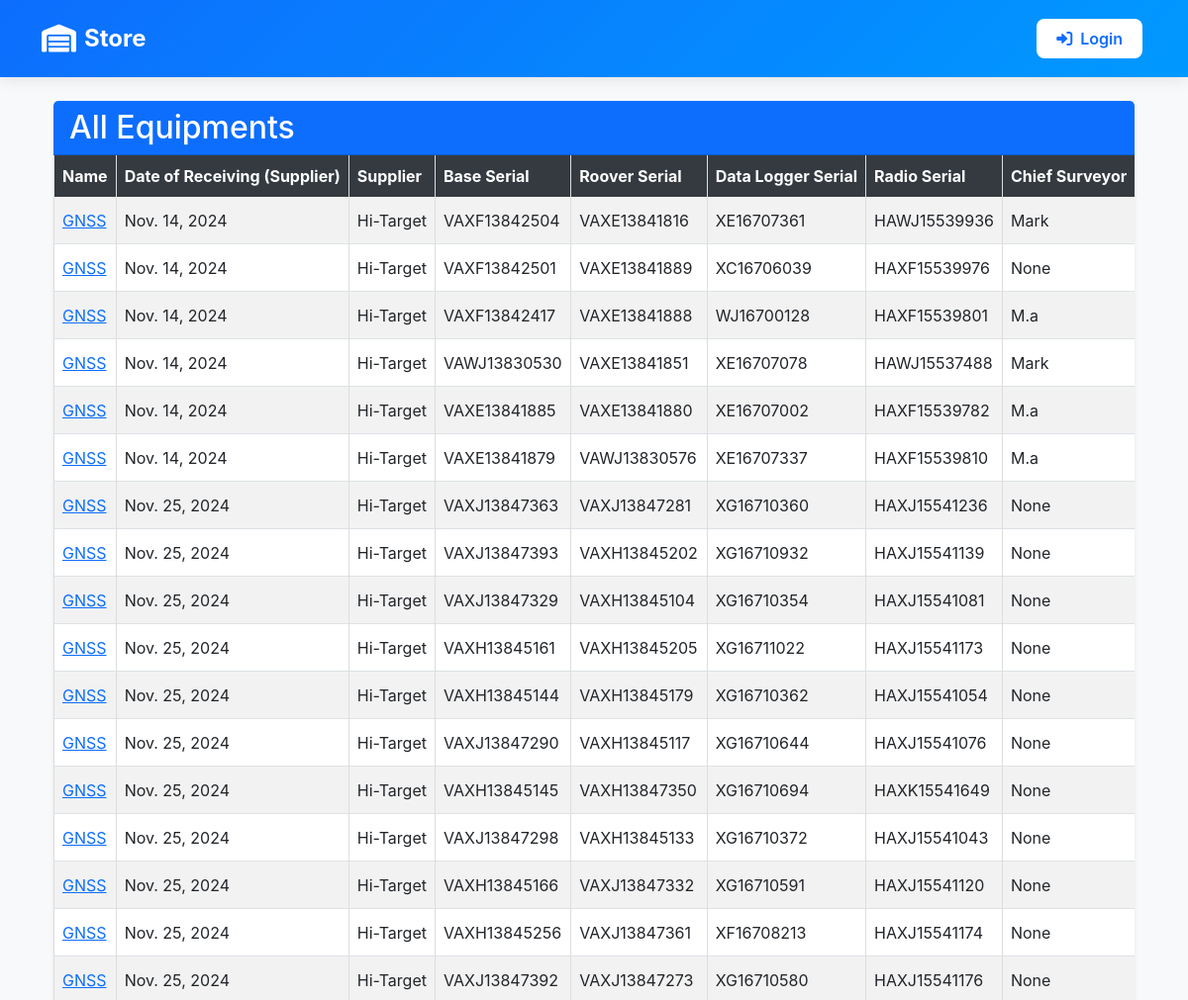
Before: /store_all/ (upper part) with the older database file.
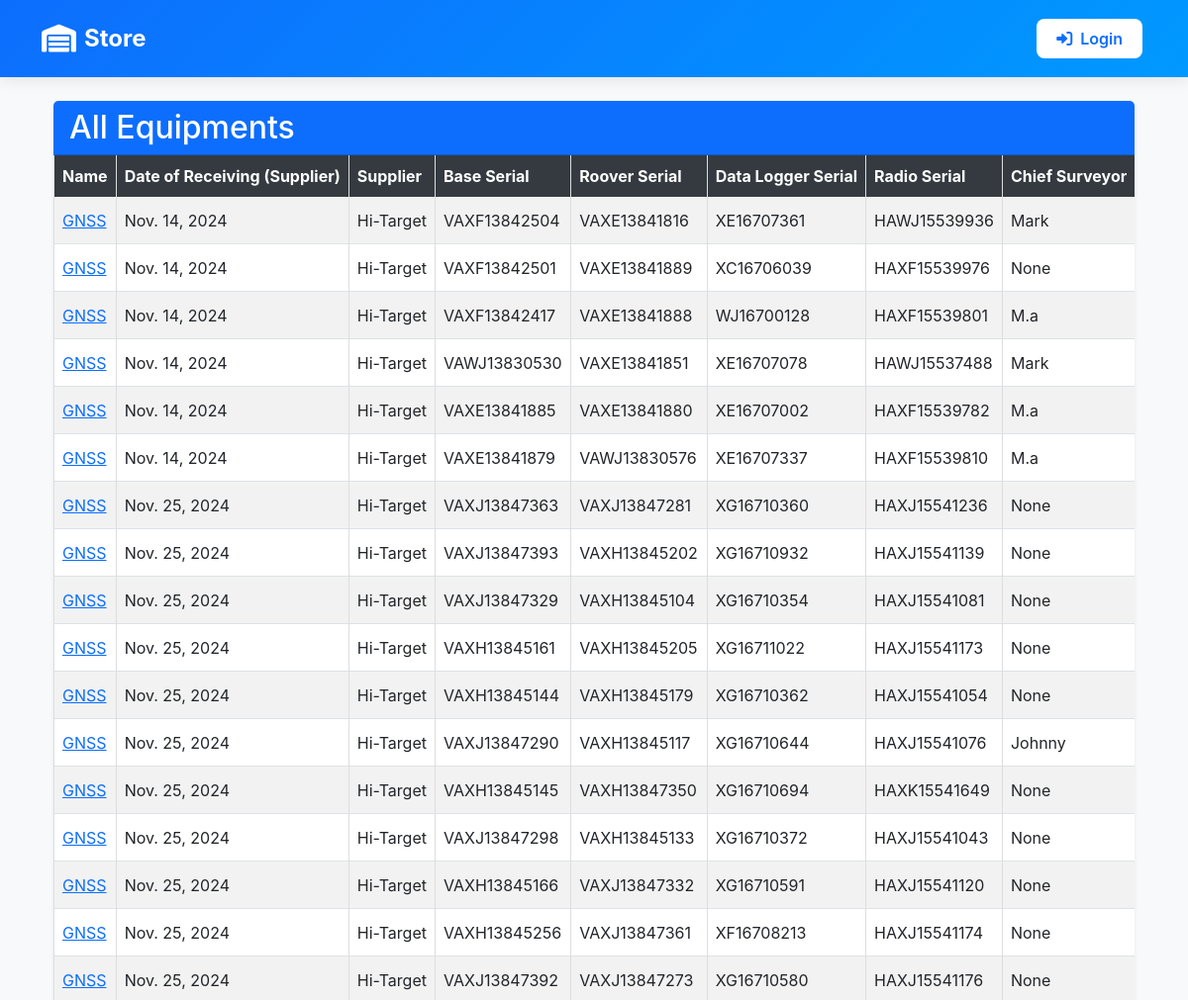
After: the same page with the newer database file.
### inventory/models.py (models this page shows, shortened)
class EquipmentsInSurvey(models.Model):
    name = models.CharField(max_length=100)
    date_of_receiving_from_supplier = models.DateField()
    supplier = models.CharField(max_length=20)
    base_serial = models.CharField(max_length=100)
    roover_serial = models.CharField(max_length=100)
    data_logger_serial = models.CharField(max_length=100)
    radio_serial = models.CharField(max_length=100)
    chief_surveyor = models.ForeignKey(User, on_delete=models.CASCADE, null=True)
    surveyor_responsible = models.CharField(max_length=100, null=True)
    project = models.CharField(max_length=20)
    section = models.CharField(max_length=100)
    date_receiving_from_department = models.DateField()
    status = models.CharField(choices=[('In Store', 'In Store'), ('In Field', 'In Field'), ('With Chief Surveyor', 'With Chief Surveyor'), ('Returning', 'Returning')], max_length=100, default='In Store')

### inventory/views.py (the view)
# urls.py: path('store_all/', store_all, name='store_all'),
def store_all(request):
    data = EquipmentsInSurvey.objects.all()
    return render(request, 'inventory/store_all.html', {'data': data})

### inventory/context_processors.py (called while the page is built)
def is_admin(request):
    return {'is_admin': request.user.is_authenticated and request.user.is_superuser}

### inventory/templates/inventory/store_all.html (shortened to what this page needs)
{% extends 'base/base_dashboard.html' %}
{% block content %}
<div class="container-fluid mt-4">
    <div class="card shadow-sm border-0">
        <div class="card-header bg-primary text-white">
            <h2 class="mb-0">All Equipments</h2>
        </div>
        <div class="card-body p-0">
            <div class="table-responsive" style="overflow-x: auto; -webkit-overflow-scrolling: touch;">
                <table class="table table-striped table-hover table-bordered align-middle mb-0">
                    <thead class="table-dark">
                        <tr>
                            <th>Name</th>
                            <th>Date of Receiving (Supplier)</th>
                            <th>Supplier</th>
                            <th>Base Serial</th>
                            <th>Roover Serial</th>
                            <th>Data Logger Serial</th>
                            <th>Radio Serial</th>
                            <th>Chief Surveyor</th>
                        </tr>
                    </thead>
                    <tbody>
                        {% for info in data %}
                        <tr>
                            <td><a href="{% url 'equipment_detail' info.id %}">{{ info.name }}</a></td>
                            <td>{{ info.date_of_receiving_from_supplier }}</td>
                            <td>{{ info.supplier }}</td>
                            <td>{{ info.base_serial }}</td>
                            <td>{{ info.roover_serial }}</td>
                            <td>{{ info.data_logger_serial }}</td>
                            <td>{{ info.radio_serial }}</td>
                            <td>{{ info.chief_surveyor }}</td>
                        </tr>
                        {% endfor %}
                    </tbody>
                </table>
            </div>
        </div>
    </div>
</div>
{% endblock %}

Changed rows visible on the page:
changed EquipmentsInSurvey "VAXJ13847290": chief_surveyor "None" → "Johnny"
